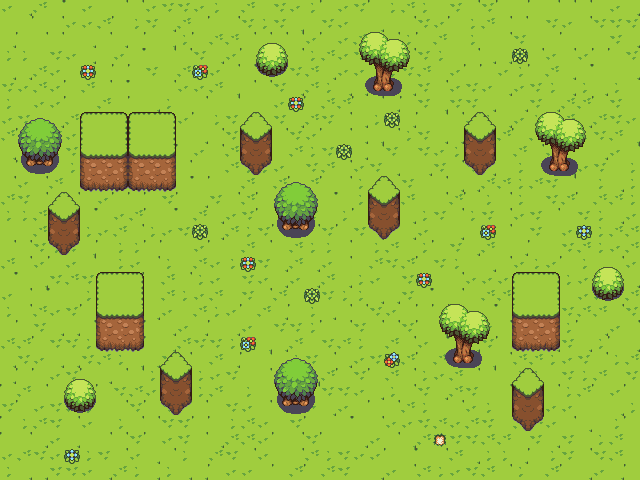

Below is a game level as drawn by its tile map, then a one-line description and the .tmx that defines it (tile-layer data replaced by summaries):
An orthogonal 40x30 tile map with 16x16 px tiles, 3 tile layers (Tile Layer 1, Terrain, Trees).

<map version="1.10" tiledversion="1.10.2" orientation="orthogonal" renderorder="right-down" width="40" height="30" tilewidth="16" tileheight="16" infinite="0" nextlayerid="4" nextobjectid="1">
 <tileset firstgid="1" source="tileset.tsx" />
 <layer id="1" name="Tile Layer 1" width="40" height="30" locked="1">
  <data>[1200 cells, 1200 non-empty, 8 distinct tile ids]</data>
 </layer>
 <layer id="2" name="Terrain" width="40" height="30">
  <data>[1200 cells, 128 non-empty, 31 distinct tile ids]</data>
 </layer>
 <layer id="3" name="Trees" width="40" height="30">
  <data>[1200 cells, 102 non-empty, 34 distinct tile ids]</data>
 </layer>
</map>
